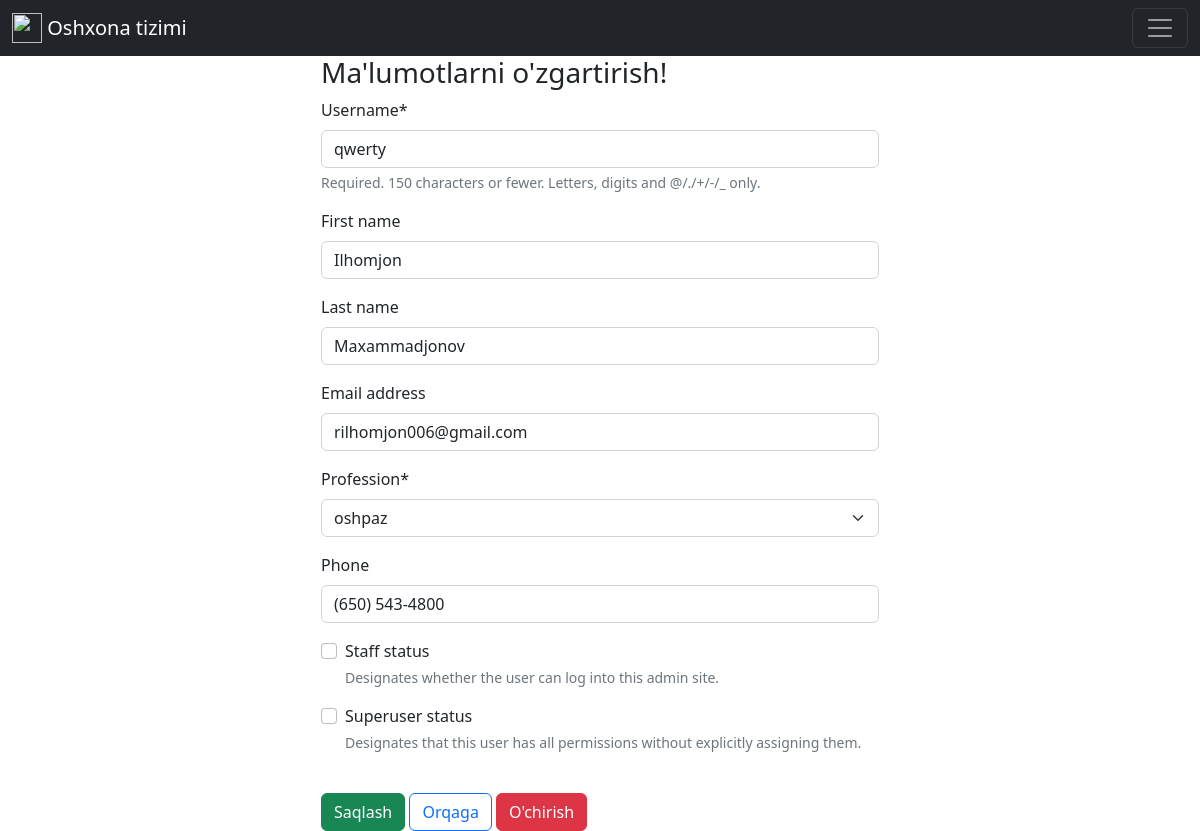
Screenshot of /accounts/admin/user/edit/8 (signed in) with the database file from the repository.
### accounts/models.py (models this page shows)
class EmployeeUser(AbstractUser):
    phone = models.CharField(max_length=20, null=True, blank=True)
    STATUS = (
        ('cashier', ('kassir')),
        ('chef', ('oshpaz')),
        ('accountant', ('buxgalter')),
    )
    profession = models.CharField(
        max_length=32,
        choices=STATUS,
        default='cashier',
    )
    def get_delete_user_view_url(self):
        return reverse('delete_user', kwargs={
            'username': self.username
        })

### accounts/views.py (the view)
# urls.py: path('admin/user/edit/<int:pk>', AdminUserChangeView.as_view(), name='admin_edit'),
class AdminUserChangeView(LoginRequiredMixin, UserPassesTestMixin, UpdateView):
    model = EmployeeUser
    fields = ['username', 'first_name', 'last_name', 'email', 'profession', 'phone', 'is_staff', 'is_superuser']
    template_name = 'admin_page/edit_user.html'
    success_url = reverse_lazy('users')
    def test_func(self):
        return self.request.user.is_superuser

### template/admin_page/edit_user.html (shortened to what this page needs)
{% extends 'admin_page/admin.html' %}
{% load crispy_forms_tags %}
{% block content %}
<div class="col-6 offset-3">
    <div class="row">
        <div class="col-xs-6">
            <div class="page title">
                <h3 class="breadcrumb-header">Ma'lumotlarni o'zgartirish!</h3>
            </div>
        </div>
    </div>
    <form method="post">
        {{ form|crispy }}<br>
<button type="submit" class="btn btn-success">Saqlash</button>
<a href="{% url 'users' %}" class="btn btn-outline-primary">Orqaga</a>
<button type="button" class="btn btn-danger" data-bs-toggle="modal" data-bs-target="#exampleModal">
  O'chirish
</button>
    </form>
</div>
{% endblock content %}

### rows the page displays
EmployeeUser: username "qwerty", first_name "Ilhomjon", last_name "Maxammadjonov", email "rilhomjon006@gmail.com", profession "oshpaz", phone "(650) 543-4800"
